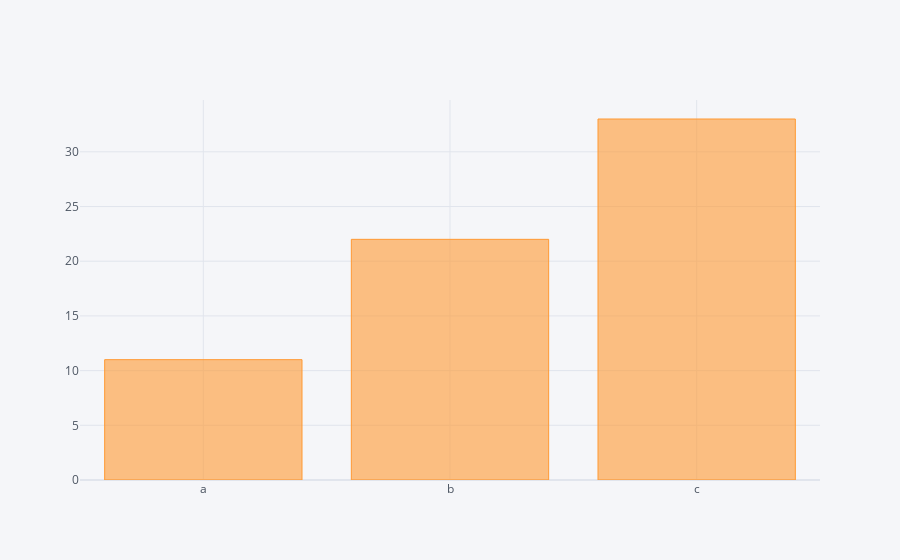

Notebook source saved alongside this figure:
### Code cell
dataset2.iplot(kind='bar', x='key', y='value')

### Figure 1 — Plotly figure (JSON) as saved in the notebook; plotly's stock layout.template omitted (floating-point values rounded to 4 significant figures)
{"data": [{"marker": {"color": "rgba(255, 153, 51, 0.6)", "line": {"color": "rgba(255, 153, 51, 1.0)", "width": 1}}, "name": "value", "orientation": "v", "text": "", "type": "bar", "x": ["a", "b", "c"], "y": [11, 22, 33]}], "layout": {"legend": {"bgcolor": "#F5F6F9", "font": {"color": "#4D5663"}}, "paper_bgcolor": "#F5F6F9", "plot_bgcolor": "#F5F6F9", "title": {"font": {"color": "#4D5663"}}, "xaxis": {"gridcolor": "#E1E5ED", "showgrid": true, "tickfont": {"color": "#4D5663"}, "title": {"font": {"color": "#4D5663"}, "text": ""}, "zerolinecolor": "#E1E5ED"}, "yaxis": {"gridcolor": "#E1E5ED", "showgrid": true, "tickfont": {"color": "#4D5663"}, "title": {"font": {"color": "#4D5663"}, "text": ""}, "zerolinecolor": "#E1E5ED"}}}
